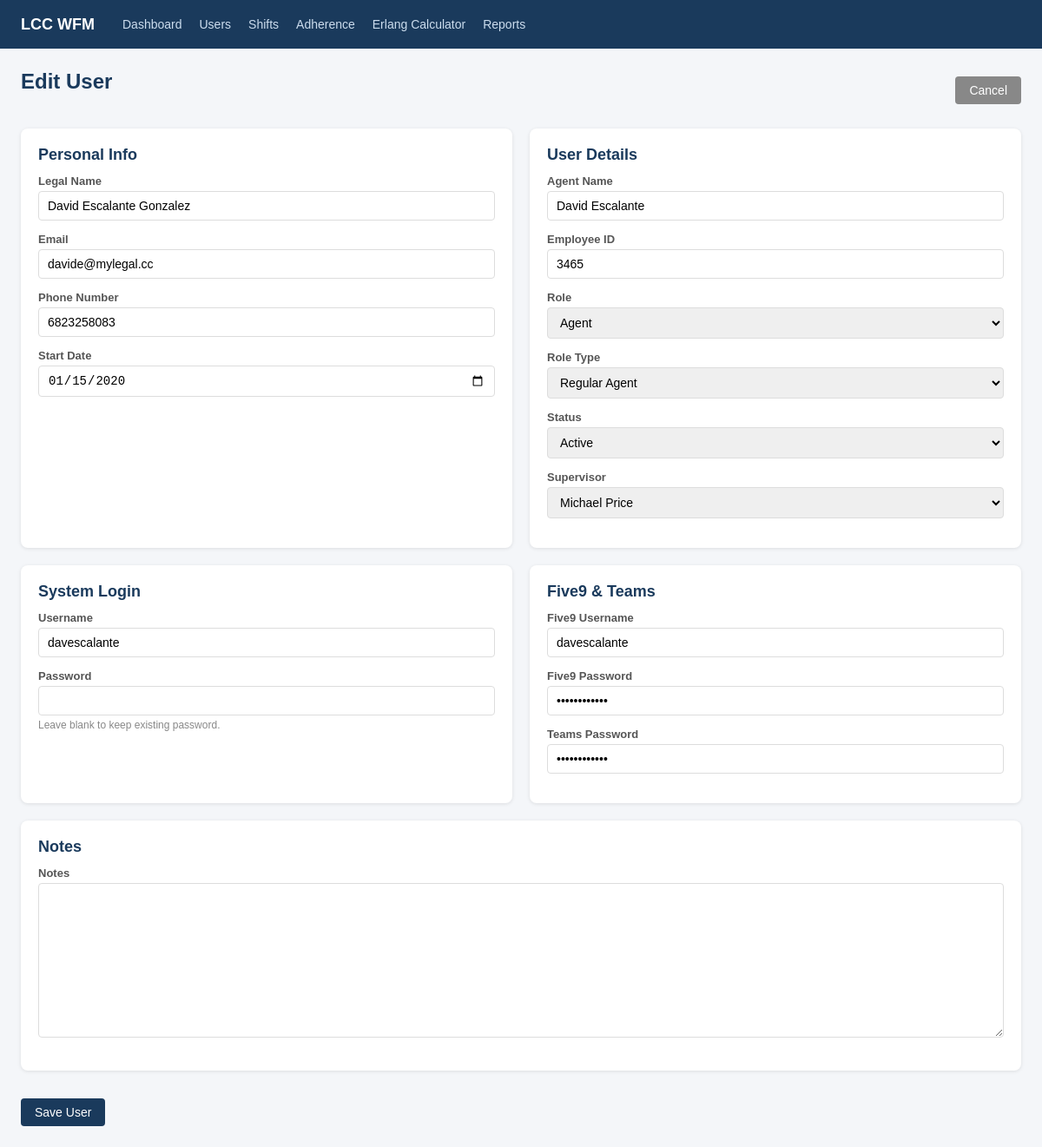
The page /agents/2/edit/ (signed in) on the database its author committed.
### scheduling/models.py (models this page shows)
class Agent(models.Model):
    ROLE_CHOICES = [
        ('agent', 'Agent'),
        ('admin', 'Admin'),
    ]
    ROLE_TYPE_CHOICES = [
        ('training', 'Training'),
        ('incubation', 'Incubation'),
        ('regular_agent', 'Regular Agent'),
        ('kill_team', 'Kill Team'),
        ('night_shift', 'Night Shift'),
        ('supervisor', 'Supervisor'),
        ('qa', 'QA'),
        ('cs', 'CS'),
        ('testing', 'Testing'),
        ('sms_email', 'SMS/Email'),
        ('admin_training', 'Training'),
        ('coordinator', 'Coordinator'),
    ]
    STATUS_CHOICES = [
        ('active', 'Active'),
        ('inactive', 'Inactive'),
    ]
    user = models.OneToOneField(User, on_delete=models.CASCADE)
    role = models.CharField(max_length=20, choices=ROLE_CHOICES, default='agent')
    role_type = models.CharField(max_length=20, choices=ROLE_TYPE_CHOICES, blank=True)
    status = models.CharField(max_length=10, choices=STATUS_CHOICES, default='active')
    agent_name = models.CharField(max_length=100, blank=True, help_text="Display/call center name")
    employee_id = models.CharField(max_length=50, blank=True, unique=True, null=True)
    start_date = models.DateField(null=True, blank=True)
    phone_number = models.CharField(max_length=20, blank=True)
    five9_username = models.CharField(max_length=150, blank=True)
    five9_password = models.CharField(max_length=150, blank=True)
    teams_password = models.CharField(max_length=150, blank=True)
    supervisor = models.ForeignKey(
        'self', null=True, blank=True, on_delete=models.SET_NULL, related_name='direct_reports'
    )
    notes = models.TextField(blank=True)
    def __str__(self):
        return self.agent_name or self.user.get_full_name() or self.user.username

### scheduling/views.py (the view, shortened to what this page needs)
# urls.py: path('agents/<int:pk>/edit/', views.agent_edit, name='agent_edit'),
@login_required
def agent_edit(request, pk):
    agent = get_object_or_404(Agent, pk=pk)
    user_form = AgentUserForm(request.POST or None, instance=agent.user)
    agent_form = AgentForm(request.POST or None, instance=agent)
    return render(request, 'scheduling/agent_form.html', {
        'user_form': user_form,
        'agent_form': agent_form,
        'title': 'Edit User',
        'agent': agent,
    })

### scheduling/forms.py (shortened to what this page needs)
class AgentUserForm(forms.ModelForm):
    legal_name = forms.CharField(max_length=300, label="Legal Name", help_text="Enter full legal name")
    email = forms.EmailField()
    password = forms.CharField(
        widget=forms.PasswordInput, required=False,
        help_text="Leave blank to keep existing password."
    )
    class Meta:
        model = User
        fields = ['username', 'email']
    def __init__(self, *args, **kwargs):
        super().__init__(*args, **kwargs)
        if self.instance and self.instance.pk:
            full_name = f"{self.instance.first_name} {self.instance.last_name}".strip()
            self.fields['legal_name'].initial = full_name

class AgentForm(forms.ModelForm):
    class Meta:
        model = Agent
        fields = [
            'agent_name', 'employee_id', 'role', 'role_type', 'status', 'supervisor',
            'start_date', 'phone_number',
            'five9_username', 'five9_password', 'teams_password', 'notes',
        ]
        widgets = {
            'notes': forms.Textarea(attrs={'rows': 4}),
        }
        widgets = {
            'start_date': forms.DateInput(attrs={'type': 'date'}),
            'five9_password': forms.PasswordInput(render_value=True),
            'teams_password': forms.PasswordInput(render_value=True),
        }
        labels = {
            'agent_name': 'Agent Name',
            'employee_id': 'Employee ID',
            'five9_username': 'Five9 Username',
            'five9_password': 'Five9 Password',
            'teams_password': 'Teams Password',
            'phone_number': 'Phone Number',
            'start_date': 'Start Date',
        }

### templates/scheduling/agent_form.html (shortened to what this page needs)
{% extends 'base.html' %}
{% block content %}
<div style="display:flex;justify-content:space-between;align-items:center;margin-bottom:20px;">
    <h1>{{ title }}</h1>
    <a href="{% url 'agent_list' %}" class="btn" style="background:#888;color:white;">Cancel</a>
</div>
<form method="post">
    <div class="grid-2">
        <div class="card">
            <h2>Personal Info</h2>
            <label>Legal Name</label>
            {{ user_form.legal_name }}
            <label>Email</label>
            {{ user_form.email }}
            <label>Phone Number</label>
            {{ agent_form.phone_number }}
            <label>Start Date</label>
            {{ agent_form.start_date }}
        </div>
        <div class="card">
            <h2>User Details</h2>
            <label>Agent Name</label>
            {{ agent_form.agent_name }}
            <label>Employee ID</label>
            {{ agent_form.employee_id }}
            <label>Role</label>
            {{ agent_form.role }}
            <label>Role Type</label>
            <select name="role_type" id="id_role_type"></select>
            <label>Status</label>
            {{ agent_form.status }}
            <label>Supervisor</label>
            {{ agent_form.supervisor }}
        </div>
    </div>
    <div class="grid-2">
        <div class="card">
            <h2>System Login</h2>
            <label>Username</label>
            {{ user_form.username }}
            <label>Password</label>
            {{ user_form.password }}
            {% if user_form.password.help_text %}<p style="font-size:12px;color:#888;margin-top:-10px;margin-bottom:14px;">{{ user_form.password.help_text }}</p>{% endif %}
        </div>
        <div class="card">
            <h2>Five9 & Teams</h2>
            <label>Five9 Username</label>
            {{ agent_form.five9_username }}
            <label>Five9 Password</label>
            {{ agent_form.five9_password }}
            <label>Teams Password</label>
            {{ agent_form.teams_password }}
        </div>
    </div>
    <div class="card">
        <h2>Notes</h2>
        <label>Notes</label>
        {{ agent_form.notes }}
    </div>
    <button type="submit" class="btn btn-primary" style="margin-top:12px;">Save User</button>
</form>
{% endblock %}

### templates/base.html (style rules this page uses)
* { box-sizing: border-box; margin: 0; padding: 0; }
body { font-family: Arial, sans-serif; background: #f4f6f9; color: #333; }
h1 { font-size: 24px; margin-bottom: 20px; color: #1a3a5c; }
h2 { font-size: 18px; margin-bottom: 12px; color: #1a3a5c; }
.card { background: white; border-radius: 8px; padding: 20px; margin-bottom: 20px; box-shadow: 0 1px 4px rgba(0,0,0,0.1); }
.btn { display: inline-block; padding: 8px 16px; border-radius: 4px; border: none; cursor: pointer; font-size: 14px; text-decoration: none; }
.btn-primary { background: #1a3a5c; color: white; }
form label { display: block; font-size: 13px; font-weight: 600; margin-bottom: 4px; color: #555; }
form input, form select, form textarea { width: 100%; padding: 8px 10px; border: 1px solid #ddd; border-radius: 4px; font-size: 14px; margin-bottom: 14px; }
.grid-2 { display: grid; grid-template-columns: 1fr 1fr; gap: 20px; }

### templates/scheduling/agent_form.html (style rules this page uses)
input, select, textarea { width: 100%; padding: 8px 10px; border: 1px solid #ddd; border-radius: 4px; font-size: 14px; margin-bottom: 14px; }
label { display: block; font-size: 13px; font-weight: 600; margin-bottom: 4px; color: #555; }

### rows shown on the page
Agent: phone_number "6823258083", start_date "01/15/2020", agent_name "David Escalante", employee_id "3465", role "Agent", status "Active", supervisor "Michael Price", five9_username "davescalante"

### other values the page prints
{{ title }} "Edit User"
{{ user_form.password.help_text }} "Leave blank to keep existing password."
